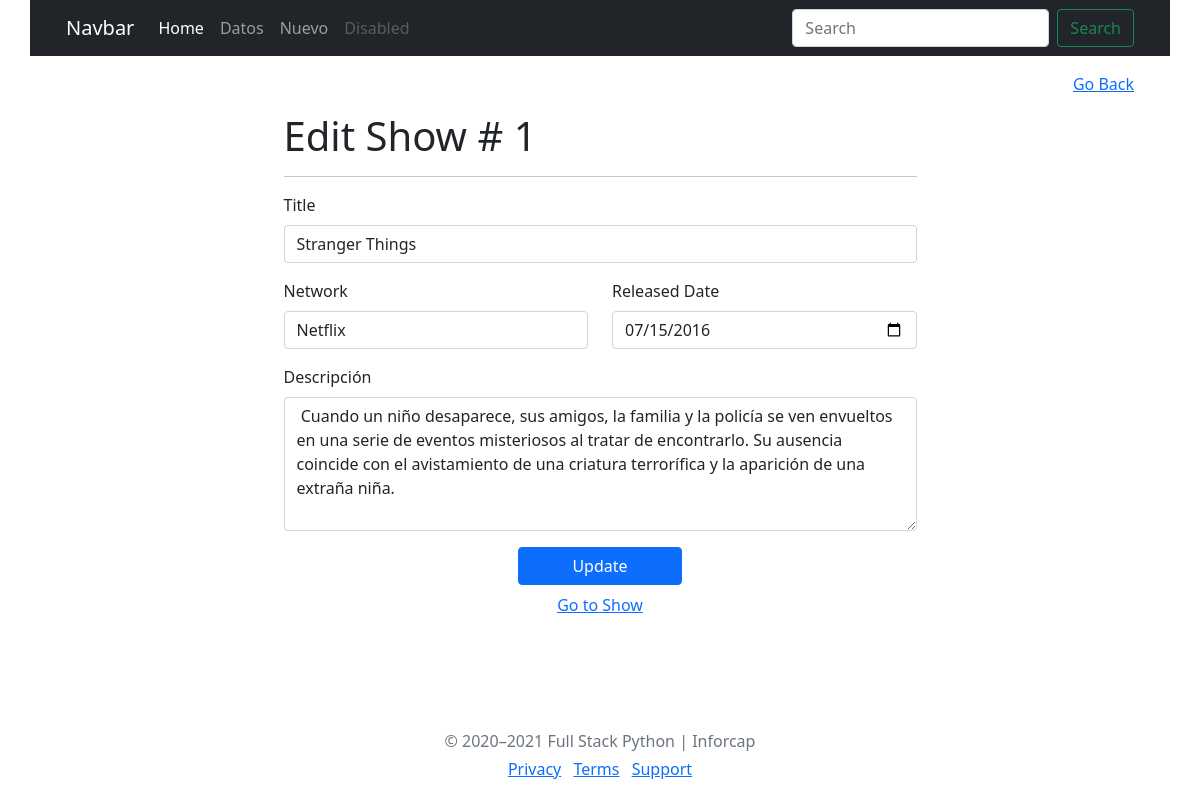
The app's page /shows/1/edit with its own data.
### TV/models.py (models this page shows)
class Libro(models.Model):
    title = models.CharField(max_length=255)
    netword = models.CharField(max_length=255)
    release_date = models.DateTimeField()
    description = models.TextField(null=True)
    created_at = models.DateTimeField(auto_now_add=True)
    updated_at = models.DateTimeField(auto_now=True)
    objects = Libro_manager()

### TV/views.py (the view)
# urls.py: path('<int:op>/edit', views.edit),
def edit(request, op):
    libro = Libro.objects.get(id=int(op))
    time = libro.release_date.strftime("%Y-%m-%d")
    context = {
        'id': libro.id,
        'network': libro.netword,
        'titulo': libro.title,
        'fecha': time,
        'descripcion': libro.description,
        'actualizado': libro.updated_at
    }
    return render(request, "edit.html", context)

### TV/templates/edit.html (shortened to what this page needs)
{%  extends 'index.html' %}
    {% block menu %}
        <div class="row">
            <a href="/shows" class="text-end">Go Back</a>
        </div>
    {% endblock %}
   {% block respuesta %}
        <div class="main col-7 p-3 mx-auto justify-content-center">
            <h1>Edit Show # {{ id }}</h1><hr>
            <form method="post" action="/shows/{{ id }}/update" id="form1">
                <div class="mb-3">
                    <label for="title" class="form-label">Title</label>
                    <input type="text" class="form-control" id="title" name="titulo_1" value="{{ titulo }}" aria-describedby="emailHelp">
                </div>
                <div class="row">
                    <div class="mb-3 col-6">
                        <label for="network" class="form-label">Network</label>
                        <input type="text" class="form-control" id="network" name="net_1" value="{{ network }}">
                    </div>
                    <div class="mb-3 col-6">
                        <label for="fecha" class="form-label">Released Date </label>
                        <input type="date" class="form-control" id="fecha" name="fecha_1"  value="{{ fecha }}" name="fecha">
                    </div>
                </div>
                <div class="mb-3">
                    <label for="exampleFormControlTextarea1" class="form-label">Descripción</label>
                    <textarea class="form-control" name="desc" id="exampleFormControlTextarea1" rows="5"> {{ descripcion}}</textarea>
                </div>
            </form>
            <div class="row justify-content-center">
                <button type="submit" form="form1" class="btn btn-primary col-3  mb-2">Update</button>
                 <a href="/shows/{{ id }}" class="text-center">Go to Show</a>
            </div>
       </div>
            {% endblock %}

### records on screen
Libro: titulo_1 "Stranger Things", net_1 "Netflix", desc "Cuando un niño desaparece, sus amigos, la familia y la policía se ven envueltos en una serie de eventos misteriosos al tratar de encontrarlo. Su ausencia coincide con el avistamiento de una criatura terrorífica y la aparición de una extraña niña."

### other values on screen
{{ id }} "1"
